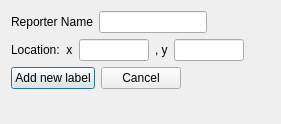
<?xml version="1.0" encoding="UTF-8"?>
<ui version="4.0">
 <class>AddReporterDlg</class>
 <widget class="QDialog" name="AddReporterDlg">
  <property name="geometry">
   <rect>
    <x>0</x>
    <y>0</y>
    <width>281</width>
    <height>124</height>
   </rect>
  </property>
  <property name="windowTitle">
   <string>Dialog</string>
  </property>
  <layout class="QFormLayout" name="formLayout">
   <item row="0" column="0">
    <layout class="QHBoxLayout" name="horizontalLayout">
     <item>
      <widget class="QLabel" name="label">
       <property name="text">
        <string>Reporter Name</string>
       </property>
      </widget>
     </item>
     <item>
      <widget class="QLineEdit" name="edReporterName"/>
     </item>
    </layout>
   </item>
   <item row="1" column="0">
    <layout class="QHBoxLayout" name="horizontalLayout_2">
     <item>
      <widget class="QLabel" name="label_2">
       <property name="text">
        <string>Location:  x</string>
       </property>
      </widget>
     </item>
     <item>
      <widget class="QLineEdit" name="edX">
       <property name="sizePolicy">
        <sizepolicy hsizetype="Fixed" vsizetype="Fixed">
         <horstretch>0</horstretch>
         <verstretch>0</verstretch>
        </sizepolicy>
       </property>
       <property name="maximumSize">
        <size>
         <width>70</width>
         <height>16777215</height>
        </size>
       </property>
       <property name="inputMethodHints">
        <set>Qt::ImhDigitsOnly</set>
       </property>
       <property name="maxLength">
        <number>4</number>
       </property>
      </widget>
     </item>
     <item>
      <widget class="QLabel" name="label_3">
       <property name="text">
        <string>, y</string>
       </property>
      </widget>
     </item>
     <item>
      <widget class="QLineEdit" name="edY">
       <property name="sizePolicy">
        <sizepolicy hsizetype="Fixed" vsizetype="Fixed">
         <horstretch>0</horstretch>
         <verstretch>0</verstretch>
        </sizepolicy>
       </property>
       <property name="maximumSize">
        <size>
         <width>70</width>
         <height>16777215</height>
        </size>
       </property>
       <property name="inputMethodHints">
        <set>Qt::ImhDigitsOnly</set>
       </property>
       <property name="maxLength">
        <number>4</number>
       </property>
      </widget>
     </item>
    </layout>
   </item>
   <item row="2" column="0">
    <layout class="QHBoxLayout" name="horizontalLayout_3">
     <item>
      <widget class="QPushButton" name="okButton">
       <property name="text">
        <string>Add new label</string>
       </property>
      </widget>
     </item>
     <item>
      <widget class="QPushButton" name="cancelButton">
       <property name="text">
        <string>Cancel</string>
       </property>
      </widget>
     </item>
    </layout>
   </item>
  </layout>
 </widget>
 <resources/>
 <connections/>
</ui>
